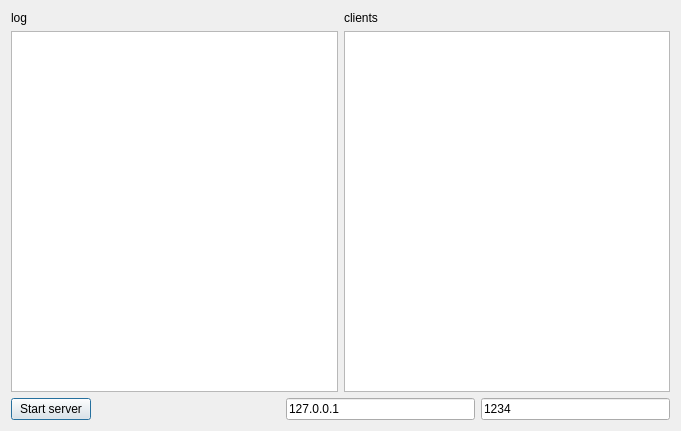
<?xml version="1.0" encoding="UTF-8"?>
<ui version="4.0">
 <class>Dialog</class>
 <widget class="QDialog" name="Dialog">
  <property name="geometry">
   <rect>
    <x>0</x>
    <y>0</y>
    <width>681</width>
    <height>431</height>
   </rect>
  </property>
  <property name="windowTitle">
   <string>PollsServer</string>
  </property>
  <layout class="QGridLayout" name="gridLayout">
   <item row="1" column="0">
    <widget class="QListWidget" name="lwLog"/>
   </item>
   <item row="0" column="1">
    <widget class="QLabel" name="label_2">
     <property name="text">
      <string>clients</string>
     </property>
    </widget>
   </item>
   <item row="0" column="0">
    <widget class="QLabel" name="label">
     <property name="text">
      <string>log</string>
     </property>
    </widget>
   </item>
   <item row="2" column="0" colspan="2">
    <layout class="QHBoxLayout" name="horizontalLayout_2">
     <item>
      <widget class="QPushButton" name="pbStartStop">
       <property name="enabled">
        <bool>true</bool>
       </property>
       <property name="text">
        <string>Start server</string>
       </property>
       <property name="checkable">
        <bool>true</bool>
       </property>
       <property name="checked">
        <bool>false</bool>
       </property>
      </widget>
     </item>
     <item>
      <spacer name="horizontalSpacer">
       <property name="orientation">
        <enum>Qt::Horizontal</enum>
       </property>
       <property name="sizeHint" stdset="0">
        <size>
         <width>40</width>
         <height>20</height>
        </size>
       </property>
      </spacer>
     </item>
     <item>
      <widget class="QLineEdit" name="leHost">
       <property name="text">
        <string>127.0.0.1</string>
       </property>
      </widget>
     </item>
     <item>
      <widget class="QLineEdit" name="lePort">
       <property name="text">
        <string>1234</string>
       </property>
      </widget>
     </item>
    </layout>
   </item>
   <item row="1" column="1">
    <widget class="QListWidget" name="lwClients"/>
   </item>
  </layout>
 </widget>
 <layoutdefault spacing="6" margin="11"/>
 <resources/>
 <connections/>
</ui>
